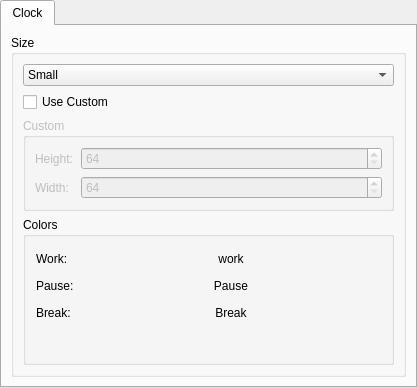
<?xml version="1.0" encoding="UTF-8"?>
<ui version="4.0">
 <class>AdvancedSettings</class>
 <widget class="QWidget" name="AdvancedSettings">
  <property name="geometry">
   <rect>
    <x>0</x>
    <y>0</y>
    <width>417</width>
    <height>388</height>
   </rect>
  </property>
  <property name="windowTitle">
   <string>Settings</string>
  </property>
  <layout class="QHBoxLayout" name="horizontalLayout">
   <property name="spacing">
    <number>0</number>
   </property>
   <property name="leftMargin">
    <number>0</number>
   </property>
   <property name="topMargin">
    <number>0</number>
   </property>
   <property name="rightMargin">
    <number>0</number>
   </property>
   <property name="bottomMargin">
    <number>0</number>
   </property>
   <item>
    <widget class="QTabWidget" name="tabWidget">
     <property name="currentIndex">
      <number>0</number>
     </property>
     <widget class="QWidget" name="tabClock">
      <attribute name="title">
       <string>Clock</string>
      </attribute>
      <layout class="QVBoxLayout" name="verticalLayout" stretch="0">
       <item>
        <widget class="QGroupBox" name="groupBox_2">
         <property name="sizePolicy">
          <sizepolicy hsizetype="Preferred" vsizetype="Expanding">
           <horstretch>0</horstretch>
           <verstretch>0</verstretch>
          </sizepolicy>
         </property>
         <property name="title">
          <string>Size</string>
         </property>
         <layout class="QVBoxLayout" name="verticalLayout_2">
          <item>
           <widget class="QWidget" name="widget_6" native="true">
            <property name="sizePolicy">
             <sizepolicy hsizetype="Preferred" vsizetype="Maximum">
              <horstretch>0</horstretch>
              <verstretch>0</verstretch>
             </sizepolicy>
            </property>
            <layout class="QHBoxLayout" name="horizontalLayout_7">
             <property name="leftMargin">
              <number>0</number>
             </property>
             <property name="topMargin">
              <number>0</number>
             </property>
             <property name="rightMargin">
              <number>0</number>
             </property>
             <property name="bottomMargin">
              <number>0</number>
             </property>
             <item>
              <widget class="QComboBox" name="comboBox">
               <property name="sizePolicy">
                <sizepolicy hsizetype="Expanding" vsizetype="Fixed">
                 <horstretch>0</horstretch>
                 <verstretch>0</verstretch>
                </sizepolicy>
               </property>
               <item>
                <property name="text">
                 <string>Small</string>
                </property>
               </item>
               <item>
                <property name="text">
                 <string>Normal</string>
                </property>
               </item>
               <item>
                <property name="text">
                 <string>Big</string>
                </property>
               </item>
              </widget>
             </item>
            </layout>
           </widget>
          </item>
          <item>
           <widget class="QCheckBox" name="checkBox">
            <property name="text">
             <string>Use Custom</string>
            </property>
           </widget>
          </item>
          <item>
           <widget class="QGroupBox" name="groupBox_3">
            <property name="enabled">
             <bool>false</bool>
            </property>
            <property name="sizePolicy">
             <sizepolicy hsizetype="Preferred" vsizetype="Maximum">
              <horstretch>0</horstretch>
              <verstretch>0</verstretch>
             </sizepolicy>
            </property>
            <property name="title">
             <string>Custom</string>
            </property>
            <layout class="QVBoxLayout" name="verticalLayout_4">
             <item>
              <layout class="QFormLayout" name="formLayout">
               <item row="0" column="0">
                <widget class="QLabel" name="label_5">
                 <property name="minimumSize">
                  <size>
                   <width>40</width>
                   <height>0</height>
                  </size>
                 </property>
                 <property name="layoutDirection">
                  <enum>Qt::LeftToRight</enum>
                 </property>
                 <property name="text">
                  <string>Height:</string>
                 </property>
                 <property name="alignment">
                  <set>Qt::AlignLeading|Qt::AlignLeft|Qt::AlignVCenter</set>
                 </property>
                </widget>
               </item>
               <item row="0" column="1">
                <widget class="QSpinBox" name="boxHeight">
                 <property name="sizePolicy">
                  <sizepolicy hsizetype="Expanding" vsizetype="Fixed">
                   <horstretch>0</horstretch>
                   <verstretch>0</verstretch>
                  </sizepolicy>
                 </property>
                 <property name="minimum">
                  <number>64</number>
                 </property>
                 <property name="maximum">
                  <number>512</number>
                 </property>
                </widget>
               </item>
               <item row="1" column="0">
                <widget class="QLabel" name="label_4">
                 <property name="minimumSize">
                  <size>
                   <width>40</width>
                   <height>0</height>
                  </size>
                 </property>
                 <property name="layoutDirection">
                  <enum>Qt::LeftToRight</enum>
                 </property>
                 <property name="text">
                  <string>Width:</string>
                 </property>
                 <property name="alignment">
                  <set>Qt::AlignLeading|Qt::AlignLeft|Qt::AlignVCenter</set>
                 </property>
                </widget>
               </item>
               <item row="1" column="1">
                <widget class="QSpinBox" name="boxWidth">
                 <property name="sizePolicy">
                  <sizepolicy hsizetype="Expanding" vsizetype="Fixed">
                   <horstretch>0</horstretch>
                   <verstretch>0</verstretch>
                  </sizepolicy>
                 </property>
                 <property name="minimum">
                  <number>64</number>
                 </property>
                 <property name="maximum">
                  <number>512</number>
                 </property>
                </widget>
               </item>
              </layout>
             </item>
            </layout>
           </widget>
          </item>
          <item>
           <widget class="QGroupBox" name="groupBox">
            <property name="font">
             <font>
              <kerning>true</kerning>
             </font>
            </property>
            <property name="title">
             <string>Colors</string>
            </property>
            <layout class="QVBoxLayout" name="verticalLayout_3">
             <property name="spacing">
              <number>5</number>
             </property>
             <property name="sizeConstraint">
              <enum>QLayout::SetDefaultConstraint</enum>
             </property>
             <property name="leftMargin">
              <number>5</number>
             </property>
             <property name="topMargin">
              <number>6</number>
             </property>
             <property name="rightMargin">
              <number>5</number>
             </property>
             <property name="bottomMargin">
              <number>6</number>
             </property>
             <item>
              <layout class="QFormLayout" name="formLayout_2">
               <property name="leftMargin">
                <number>5</number>
               </property>
               <property name="topMargin">
                <number>5</number>
               </property>
               <property name="rightMargin">
                <number>5</number>
               </property>
               <property name="bottomMargin">
                <number>5</number>
               </property>
               <item row="0" column="0">
                <widget class="QLabel" name="label">
                 <property name="sizePolicy">
                  <sizepolicy hsizetype="Preferred" vsizetype="Preferred">
                   <horstretch>0</horstretch>
                   <verstretch>0</verstretch>
                  </sizepolicy>
                 </property>
                 <property name="minimumSize">
                  <size>
                   <width>40</width>
                   <height>0</height>
                  </size>
                 </property>
                 <property name="text">
                  <string>Work:</string>
                 </property>
                </widget>
               </item>
               <item row="0" column="1">
                <widget class="QPushButton" name="btnClockWorkColor">
                 <property name="sizePolicy">
                  <sizepolicy hsizetype="MinimumExpanding" vsizetype="Preferred">
                   <horstretch>0</horstretch>
                   <verstretch>0</verstretch>
                  </sizepolicy>
                 </property>
                 <property name="styleSheet">
                  <string notr="true"/>
                 </property>
                 <property name="text">
                  <string>work</string>
                 </property>
                 <property name="flat">
                  <bool>true</bool>
                 </property>
                </widget>
               </item>
               <item row="1" column="0">
                <widget class="QLabel" name="label_2">
                 <property name="sizePolicy">
                  <sizepolicy hsizetype="Preferred" vsizetype="Preferred">
                   <horstretch>0</horstretch>
                   <verstretch>0</verstretch>
                  </sizepolicy>
                 </property>
                 <property name="minimumSize">
                  <size>
                   <width>40</width>
                   <height>0</height>
                  </size>
                 </property>
                 <property name="text">
                  <string>Pause:</string>
                 </property>
                </widget>
               </item>
               <item row="1" column="1">
                <widget class="QPushButton" name="btnClockPauseColor">
                 <property name="sizePolicy">
                  <sizepolicy hsizetype="MinimumExpanding" vsizetype="Preferred">
                   <horstretch>0</horstretch>
                   <verstretch>0</verstretch>
                  </sizepolicy>
                 </property>
                 <property name="text">
                  <string>Pause</string>
                 </property>
                 <property name="flat">
                  <bool>true</bool>
                 </property>
                </widget>
               </item>
               <item row="2" column="0">
                <widget class="QLabel" name="label_3">
                 <property name="sizePolicy">
                  <sizepolicy hsizetype="Preferred" vsizetype="Preferred">
                   <horstretch>0</horstretch>
                   <verstretch>0</verstretch>
                  </sizepolicy>
                 </property>
                 <property name="minimumSize">
                  <size>
                   <width>40</width>
                   <height>0</height>
                  </size>
                 </property>
                 <property name="text">
                  <string>Break:</string>
                 </property>
                </widget>
               </item>
               <item row="2" column="1">
                <widget class="QPushButton" name="btnClockBreakColor">
                 <property name="sizePolicy">
                  <sizepolicy hsizetype="MinimumExpanding" vsizetype="Preferred">
                   <horstretch>0</horstretch>
                   <verstretch>0</verstretch>
                  </sizepolicy>
                 </property>
                 <property name="text">
                  <string>Break</string>
                 </property>
                 <property name="flat">
                  <bool>true</bool>
                 </property>
                </widget>
               </item>
              </layout>
             </item>
            </layout>
           </widget>
          </item>
         </layout>
        </widget>
       </item>
      </layout>
     </widget>
    </widget>
   </item>
  </layout>
 </widget>
 <resources/>
 <connections>
  <connection>
   <sender>checkBox</sender>
   <signal>toggled(bool)</signal>
   <receiver>comboBox</receiver>
   <slot>setDisabled(bool)</slot>
   <hints>
    <hint type="sourcelabel">
     <x>221</x>
     <y>87</y>
    </hint>
    <hint type="destinationlabel">
     <x>225</x>
     <y>65</y>
    </hint>
   </hints>
  </connection>
 </connections>
 <slots>
  <slot>slotSizeChanged()</slot>
 </slots>
</ui>
